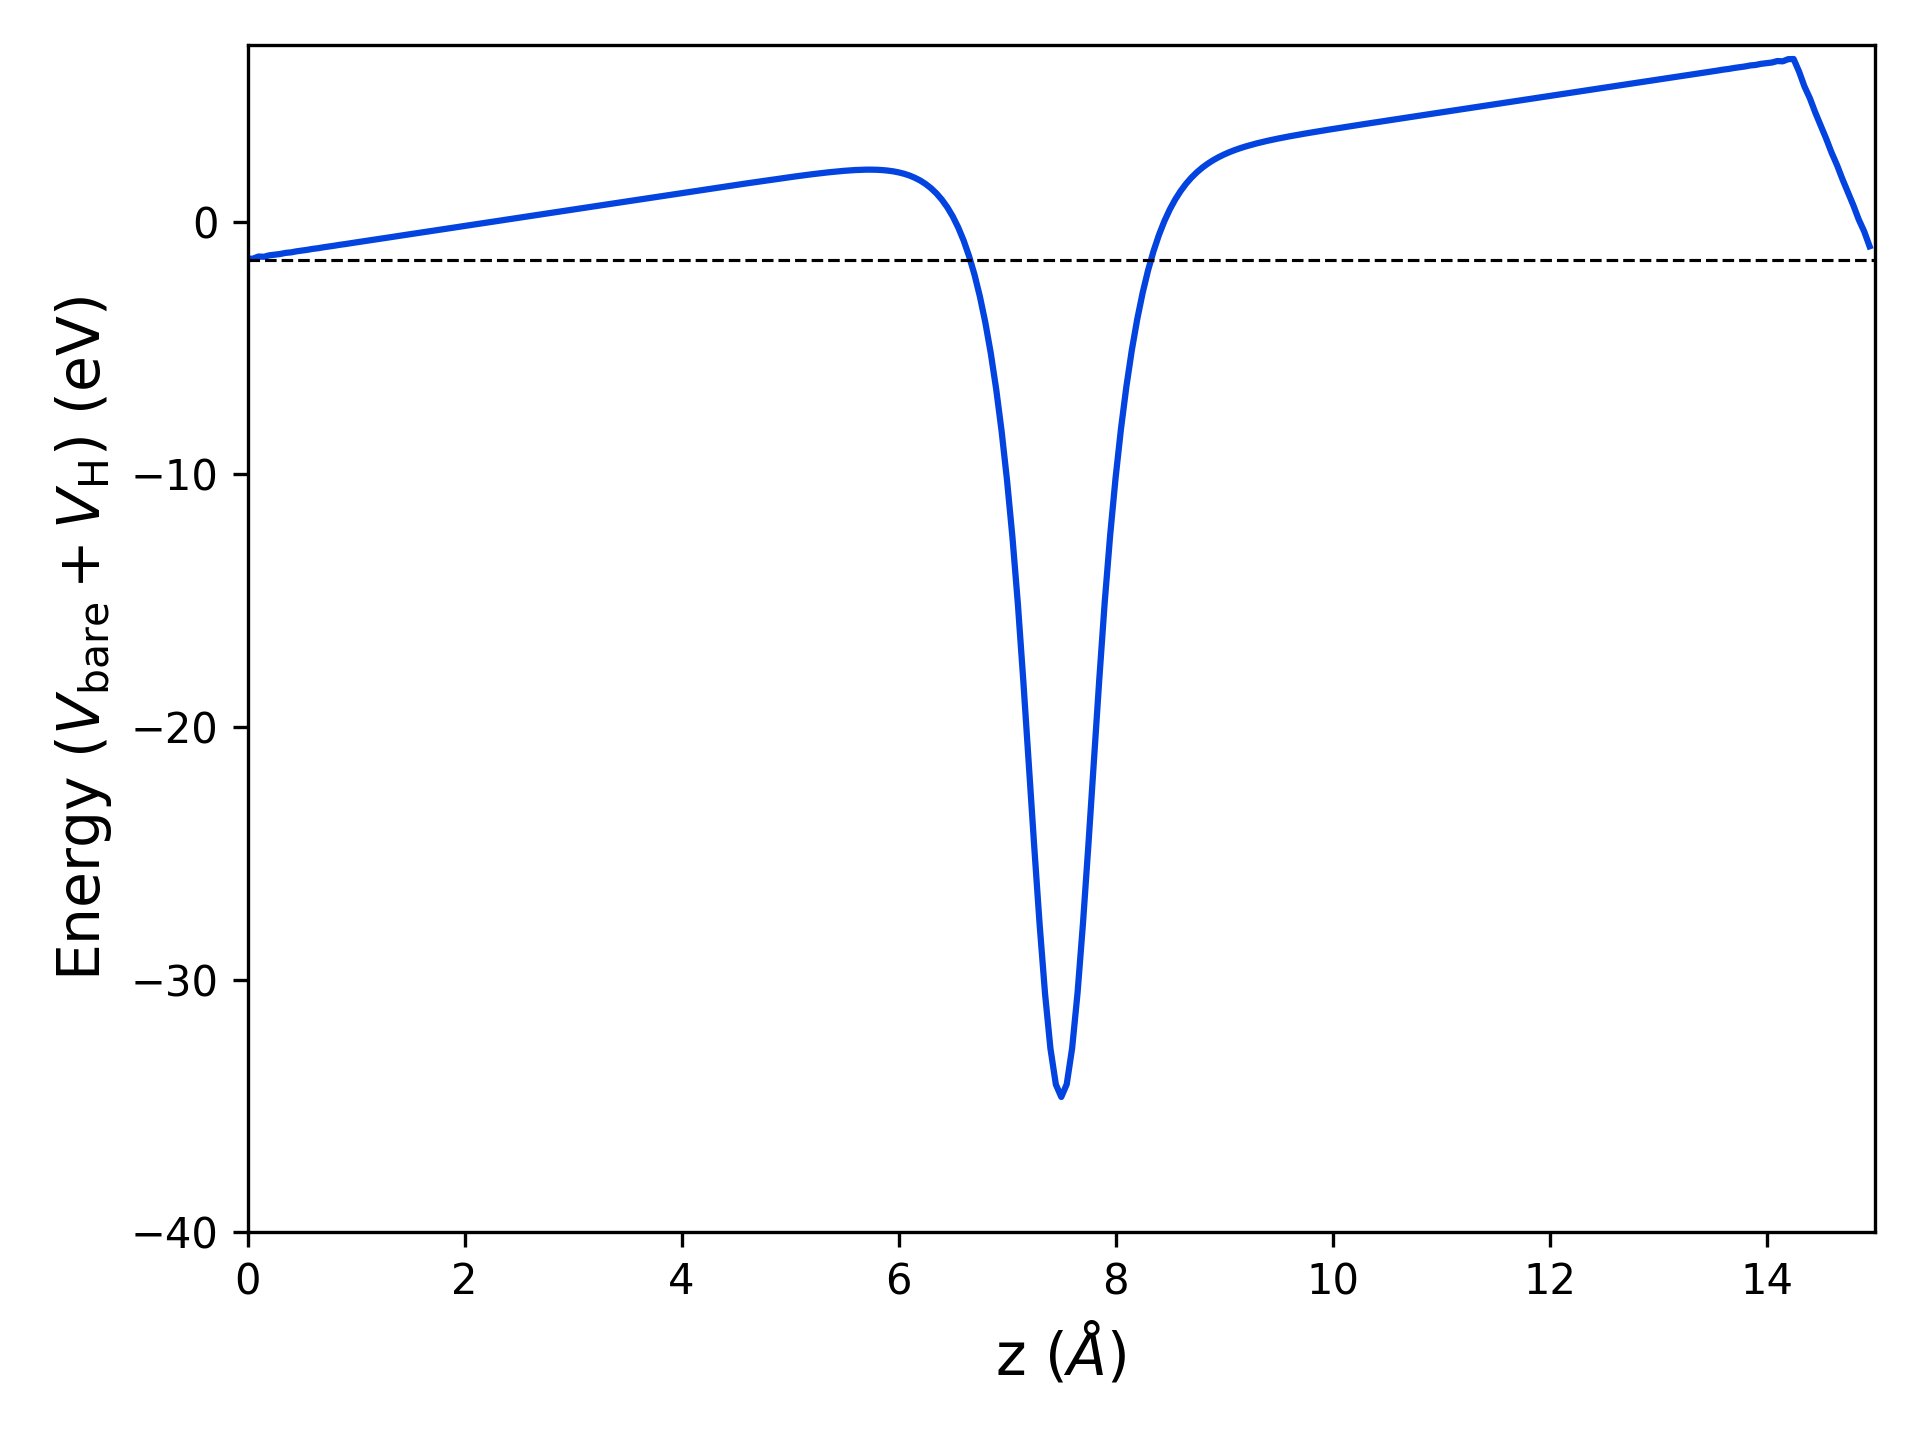

The Python source for this figure:
import matplotlib.pyplot as plt
import numpy as np

# Load data
z, V = np.loadtxt('avg.dat', usecols=(0,1), unpack=True)

au2a = 0.529177249 # Convert a.u. to Angstrom
ry2ev = 13.605698066 # Convert Ry to eV


plt.plot(z*au2a, V*ry2ev, c='xkcd:blue')

#plt.plot(z*au2a, V, c='xkcd:blue')

# Plot a dashed line at zero
plt.axhline(-1.52391444, linestyle='--', linewidth=0.75, color='xkcd:black')

plt.xlim(0, 15)
plt.ylim(-40, 7)

#plt.ylim(-4, 4)

plt.xlabel('z ($\\AA$)', fontsize=14)
plt.ylabel(r'Energy ($V_{\mathrm{bare}} + V_{\mathrm{H}}$) (eV)', fontsize=14)

#plt.ylabel(r'Energy ($V_{\mathrm{bare}} + V_{\mathrm{H}}$) (Ry)', fontsize=14)

plt.tight_layout()
plt.savefig('potential.png', dpi=300)
